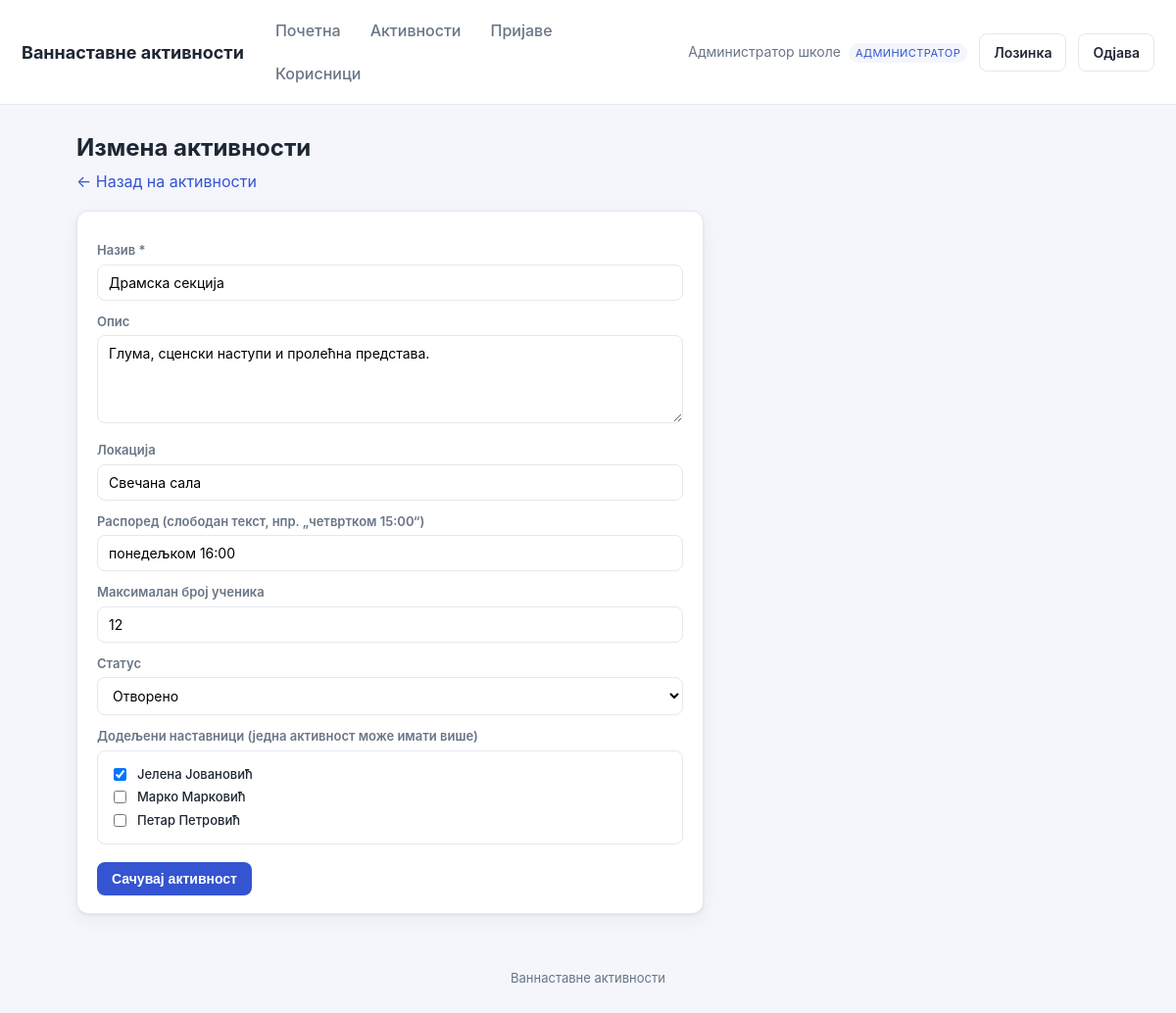
Page /activity_edit.php?id=2 (signed in) on the committed database.
### tables this page shows
CREATE TABLE users (
  id          INT AUTO_INCREMENT PRIMARY KEY,
  name        VARCHAR(120) NOT NULL,
  username    VARCHAR(60)  NOT NULL UNIQUE,
  maticni_broj VARCHAR(20) DEFAULT NULL UNIQUE,
  password    VARCHAR(255) NOT NULL,
  role        ENUM('admin','teacher','student') NOT NULL,
  grade_class VARCHAR(40) DEFAULT NULL,
  active      TINYINT(1) NOT NULL DEFAULT 1,
  must_change_password TINYINT(1) NOT NULL DEFAULT 0,
  created_at  DATETIME NOT NULL DEFAULT CURRENT_TIMESTAMP
);

CREATE TABLE activities (
  id            INT AUTO_INCREMENT PRIMARY KEY,
  name          VARCHAR(150) NOT NULL,
  description   TEXT,
  location      VARCHAR(150) DEFAULT NULL,
  schedule_text VARCHAR(150) DEFAULT NULL,
  max_students  INT NOT NULL DEFAULT 20,
  status        ENUM('open','closed','archived') NOT NULL DEFAULT 'open',
  created_by    INT DEFAULT NULL,
  created_at    DATETIME NOT NULL DEFAULT CURRENT_TIMESTAMP,
  CONSTRAINT fk_act_creator FOREIGN KEY (created_by) REFERENCES users(id) ON DELETE SET NULL
);

### includes/functions.php (called while the page is built, shortened)
<?php
function e(?string $s): string {
    return htmlspecialchars($s ?? '', ENT_QUOTES, 'UTF-8');
}
function status_label(string $s): string {
    static $m = [
        'pending'  => 'На чекању', 'approved' => 'Одобрено', 'rejected' => 'Одбијено',
        'open'     => 'Отворено',  'closed'   => 'Затворено', 'archived' => 'Архивирано',
        'present'  => 'Присутан',  'absent'   => 'Одсутан',   'excused'  => 'Оправдано',
    ];
    return $m[$s] ?? $s;
}
function role_label(string $r): string {
    static $m = ['admin' => 'Администратор', 'teacher' => 'Наставник', 'student' => 'Ученик'];
    return $m[$r] ?? $r;
}

### includes/db.php (called while the page is built, shortened)
<?php
function db(): PDO {
    static $pdo = null;
    if ($pdo === null) {
        $dsn = 'mysql:host=' . DB_HOST . ';dbname=' . DB_NAME . ';charset=utf8mb4';
        try {
            $pdo = new PDO($dsn, DB_USER, DB_PASS, [
                PDO::ATTR_ERRMODE            => PDO::ERRMODE_EXCEPTION,
                PDO::ATTR_DEFAULT_FETCH_MODE => PDO::FETCH_ASSOC,
                PDO::ATTR_EMULATE_PREPARES   => false,
            ]);
        } catch (PDOException $e) {
            http_response_code(500);
            die('Повезивање са базом није успело. Проверите config.php. '
                . (DEBUG ? '(' . htmlspecialchars($e->getMessage()) . ')' : ''));
        }
    }
    return $pdo;
}

### includes/auth.php (called while the page is built, shortened)
<?php
require_once __DIR__ . '/db.php';
require_once __DIR__ . '/functions.php';
function current_user(): ?array {
    static $u = null;
    if ($u === null) {
        $st = db()->prepare('SELECT * FROM users WHERE id=? AND active=1');
        $st->execute([$_SESSION['uid']]);
        $u = $st->fetch() ?: null;
    }
    return $u;
}
function require_login(): array {
    $u = current_user();
    return $u;
}
function require_role(string ...$roles): array {
    $u = require_login();
    return $u;
}
function is_admin(array $u): bool   { return $u['role'] === 'admin'; }

### activity_edit.php (the view, shortened to what this page needs)
<?php
require_once __DIR__ . '/includes/auth.php';
$u = require_role('admin', 'teacher');
$id = isset($_GET['id']) ? (int)$_GET['id'] : 0;
$editing = $id > 0;
$activity = ['name'=>'','description'=>'','location'=>'','schedule_text'=>'','max_students'=>20,'status'=>'open'];
$assigned = [];
if ($editing) {
    $st = db()->prepare("SELECT * FROM activities WHERE id=?");
    $st->execute([$id]);
    $activity = $st->fetch();
    $st = db()->prepare("SELECT teacher_id FROM activity_teachers WHERE activity_id=?");
    $st->execute([$id]);
    $assigned = array_map('intval', array_column($st->fetchAll(), 'teacher_id'));
}
$teachers = db()->query("SELECT id, name FROM users WHERE role='teacher' AND active=1 ORDER BY name")->fetchAll();
include __DIR__ . '/includes/header.php';
?>
<h1><?= $editing ? 'Измена активности' : 'Нова активност' ?></h1>
<p class="sub"><a href="activities.php">&larr; Назад на активности</a></p>
<div class="card" style="max-width:640px">
  <form method="post">
    <label>Назив *</label>
    <input name="name" required value="<?= e($activity['name']) ?>">
    <label>Опис</label>
    <textarea name="description"><?= e($activity['description']) ?></textarea>
    <label>Локација</label>
    <input name="location" value="<?= e($activity['location']) ?>">
    <label>Распоред (слободан текст, нпр. „четвртком 15:00“)</label>
    <input name="schedule_text" value="<?= e($activity['schedule_text']) ?>">
    <label>Максималан број ученика</label>
    <input type="number" name="max_students" min="1" value="<?= (int)$activity['max_students'] ?>">
    <label>Статус</label>
    <select name="status">
      <?php foreach (['open','closed','archived'] as $s): ?>
        <option value="<?= $s ?>" <?= $activity['status']===$s?'selected':'' ?>><?= e(status_label($s)) ?></option>
      <?php endforeach; ?>
    </select>
    <?php if (is_admin($u)): ?>
      <label>Додељени наставници (једна активност може имати више)</label>
      <div style="border:1px solid var(--line);border-radius:8px;padding:10px 12px">
        <?php foreach ($teachers as $t): ?>
          <label style="display:flex;align-items:center;gap:8px;margin:4px 0;font-weight:500;color:var(--ink)">
            <input class="inline" type="checkbox" name="teachers[]" value="<?= (int)$t['id'] ?>"
              <?= in_array((int)$t['id'], $assigned, true)?'checked':'' ?>> <?= e($t['name']) ?>
          </label>
        <?php endforeach; ?>
      </div>
    <?php else: ?>
      <p class="muted" style="margin-top:14px">Доделу наставника обавља администратор.</p>
    <?php endif; ?>
    <div style="margin-top:18px"><button class="btn">Сачувај активност</button></div>
  </form>
</div>
<?php include __DIR__ . '/includes/footer.php'; ?>

### includes/header.php (shortened to what this page needs)
<?php
$u = $u ?? current_user();
?><!DOCTYPE html>
<html lang="sr">
<head>
<link rel="stylesheet" href="assets/style.css">
</head>
<body>
<header class="topbar">
  <a class="brand" href="dashboard.php"><?= e(APP_NAME) ?></a>
  <?php if ($u): ?>
  <nav class="mainnav">
    <a href="dashboard.php">Почетна</a>
    <a href="activities.php">Активности</a>
    <?php if (is_admin($u) || is_teacher($u)): ?>
      <a href="applications.php">Пријаве</a>
    <?php endif; ?>
    <?php if (is_admin($u)): ?>
      <a href="users.php">Корисници</a>
    <?php endif; ?>
  </nav>
  <div class="userbox">
    <span class="uname"><?= e($u['name']) ?> <span class="role"><?= e(role_label($u['role'])) ?></span></span>
    <a class="btn btn-ghost" href="change_password.php">Лозинка</a>
    <a class="btn btn-ghost" href="logout.php">Одјава</a>
  </div>
  <?php endif; ?>
</header>
<main class="container">

### assets/style.css (style rules this page uses)
:root { --bg:#f4f6fb; --card:#fff; --ink:#1f2733; --muted:#697586; --line:#e3e8f0; --brand:#3454d1; --brand-d:#2740a8; --ok:#1c8a4e; --warn:#b7791f; --bad:#c23b3b; --radius:12px; --shadow:0 1px 3px rgba(20,30,60,.08),0 6px 18px rgba(20,30,60,.05); }
* { box-sizing:border-box }
body { margin:0;font-family:-apple-system,Segoe UI,Roboto,Helvetica,Arial,sans-serif; background:var(--bg);color:var(--ink);line-height:1.5 }
a { color:var(--brand);text-decoration:none }
.topbar { display:flex;align-items:center;gap:20px;background:var(--card); padding:12px 22px;border-bottom:1px solid var(--line);flex-wrap:wrap }
.brand { font-weight:700;font-size:18px;color:var(--ink) }
.mainnav { display:flex;gap:6px;flex:1;flex-wrap:wrap }
.mainnav a { padding:7px 12px;border-radius:8px;color:var(--muted);font-weight:500 }
.userbox { display:flex;align-items:center;gap:12px }
.uname { font-size:14px;color:var(--muted) }
.role { display:inline-block;font-size:11px;text-transform:uppercase;letter-spacing:.04em; background:var(--bg);color:var(--brand);padding:2px 7px;border-radius:20px;margin-left:4px }
.container { max-width:1080px;margin:26px auto;padding:0 18px }
h1 { font-size:24px;margin:0 0 4px }
.sub { color:var(--muted);margin:0 0 18px }
.card { background:var(--card);border:1px solid var(--line);border-radius:var(--radius); padding:18px 20px;box-shadow:var(--shadow);margin-bottom:16px }
.btn { display:inline-block;border:1px solid transparent;background:var(--brand);color:#fff; padding:8px 14px;border-radius:8px;font-size:14px;cursor:pointer;font-weight:600 }
.btn-ghost { background:transparent;border-color:var(--line);color:var(--ink) }
label { display:block;font-size:13px;color:var(--muted);margin:12px 0 4px;font-weight:600 }
input,select,textarea { width:100%;padding:9px 11px;border:1px solid var(--line); border-radius:8px;font-size:14px;font-family:inherit;background:#fff }
textarea { min-height:90px;resize:vertical }
.inline { display:inline;width:auto }

### rows in the picture
users: name "Администратор школе", role "АДМИНИСТРАТОР"
activities: name "Драмска секција", description "Глума, сценски наступи и пролећна представа.", location "Свечана сала", schedule_text "понедељком 16:00", max_students "12"
users: id "☑", name "Јелена Јовановић"
users: name "Марко Марковић"
users: name "Петар Петровић"

### other values in the picture
APP_NAME "Ваннаставне активности"
form field status "Отворено"
